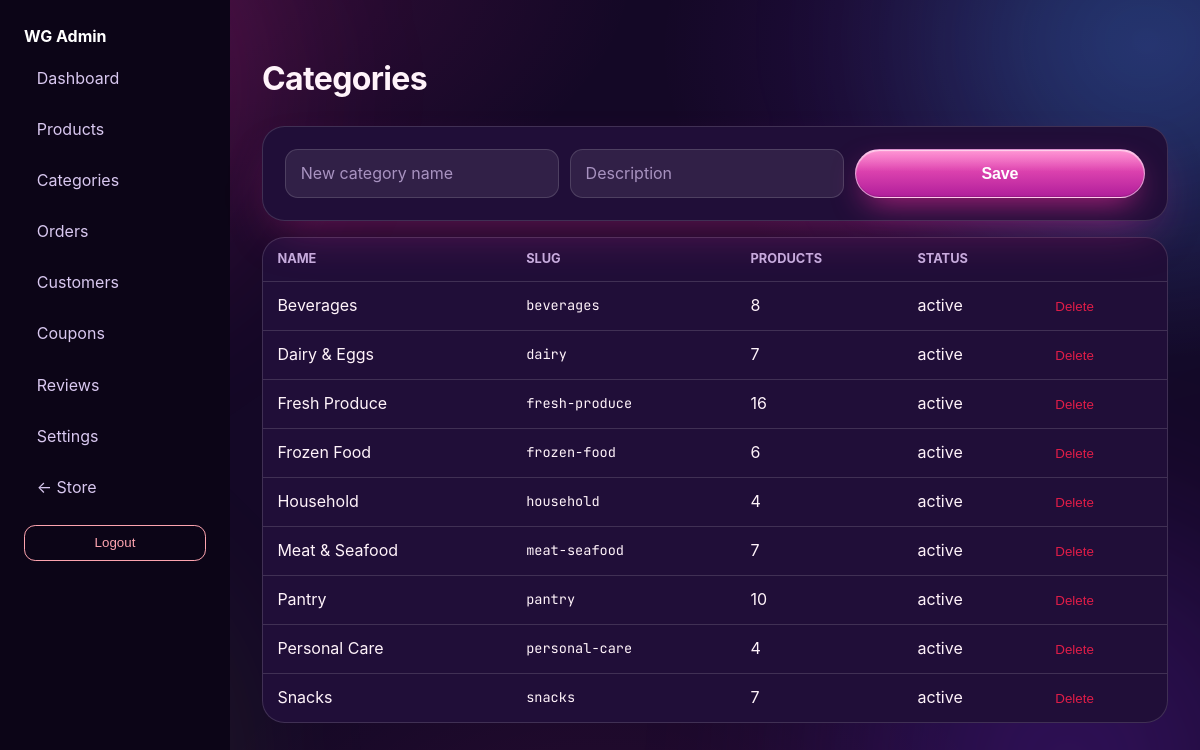
The app's page /admin/categories (signed in) with its own data.
### tables this page shows
CREATE TABLE categories (
  id BIGINT UNSIGNED AUTO_INCREMENT PRIMARY KEY,
  name VARCHAR(120) NOT NULL,
  slug VARCHAR(140) NOT NULL UNIQUE,
  description TEXT NULL,
  image VARCHAR(255) NULL,
  status ENUM('active','inactive') NOT NULL DEFAULT 'active',
  created_at TIMESTAMP DEFAULT CURRENT_TIMESTAMP,
  updated_at TIMESTAMP DEFAULT CURRENT_TIMESTAMP ON UPDATE CURRENT_TIMESTAMP,
  INDEX idx_cat_slug (slug), INDEX idx_cat_status (status)
);

### app/Core/helpers.php (called while the page is built, shortened)
<?php
function e(?string $s): string { return htmlspecialchars((string)$s, ENT_QUOTES, 'UTF-8'); }
function view_admin(string $name, array $data = []): void {
  extract($data, EXTR_SKIP);
  $base = dirname(__DIR__) . '/Views/';
  require $base . 'layout/admin_header.php';
  require $base . $name . '.php';
  require $base . 'layout/admin_footer.php';
}

### app/Controllers/AdminController.php (called while the page is built, shortened)
<?php
final class AdminController {
  public static function categories(): void {
    $items = Database::pdo()->query('SELECT c.*, (SELECT COUNT(*) FROM products p WHERE p.category_id=c.id) n FROM categories c ORDER BY name')->fetchAll();
    view_admin('admin/categories', ['title' => 'Categories', 'items' => $items]);
  }
}

### app/Core/Database.php (called while the page is built, shortened)
<?php
final class Database {
  private static ?PDO $pdo = null;
  public static function pdo(): PDO {
    if (self::$pdo) return self::$pdo;
    $host = $_ENV['DB_HOST'] ?? '127.0.0.1';
    $port = $_ENV['DB_PORT'] ?? '3306';
    $db = $_ENV['DB_NAME'] ?? 'webgroceries';
    $user = $_ENV['DB_USER'] ?? 'root';
    $pass = $_ENV['DB_PASS'] ?? '';
    $dsn = "mysql:host=$host;port=$port;dbname=$db;charset=utf8mb4";
    self::$pdo = new PDO($dsn, $user, $pass, [
      PDO::ATTR_ERRMODE => PDO::ERRMODE_EXCEPTION,
      PDO::ATTR_DEFAULT_FETCH_MODE => PDO::FETCH_ASSOC,
      PDO::ATTR_EMULATE_PREPARES => false,
    ]);
    return self::$pdo;
  }
}

### app/Views/admin/categories.php (the view)
<h1>Categories</h1>
<div class="card"><form method="post" action="/admin/categories/save" class="row"><?= csrf_field() ?><input type="hidden" name="id"><input name="name" placeholder="New category name" required><input name="description" placeholder="Description"><button class="btn">Save</button></form></div>
<div class="tbl"><table><tr><th>Name</th><th>Slug</th><th>Products</th><th>Status</th><th></th></tr>
<?php foreach ($items as $c): ?><tr><td><?= e($c['name']) ?></td><td class="mono"><?= e($c['slug']) ?></td><td><?= (int)$c['n'] ?></td><td><?= e($c['status']) ?></td>
<td><form style="display:inline" method="post" action="/admin/categories/<?= (int)$c['id'] ?>/delete" onsubmit="return confirm('Delete?')"><?= csrf_field() ?><button class="link">Delete</button></form></td></tr><?php endforeach; ?></table></div>

### public/assets/css/app.css (style rules this page uses)
:root { --bg:#F9FAFB;--surface:#fff;--ink:#18181B;--mut:#71717A;--line:rgba(226,232,240,.7);--acc:#0E9F6E;--acc-d:#0b7a55;--rose:#E11D48;--r:1.4rem;--sh:0 20px 40px -15px rgba(0,0,0,.08) }
* { box-sizing:border-box }
button,a { -webkit-tap-highlight-color:transparent }
button { touch-action:manipulation }
body { margin:0;background:var(--bg);color:var(--ink);font-family:-apple-system,BlinkMacSystemFont,'SF Pro Text',Outfit,system-ui,sans-serif;line-height:1.6;-webkit-font-smoothing:antialiased }
h1,h2,h3,.logo { font-family:-apple-system,BlinkMacSystemFont,'SF Pro Display',Outfit,system-ui,sans-serif;letter-spacing:-.02em }
.search button,.btn { appearance:none;color:#fff;border:1px solid rgba(255,255,255,.5);border-radius:999px;padding:.7rem 1.4rem;font-weight:600;font-size:1rem;cursor:pointer;text-decoration:none;display:inline-flex;align-items:center;justify-content:center;gap:.4rem;min-height:44px;letter-spacing:-.01em; background:linear-gradient(180deg,rgba(255,255,255,.32),rgba(255,255,255,0) 46%),linear-gradient(180deg,#1ab87f,#0a7a54); -webkit-backdrop-filter:blur(18px) saturate(1.7);backdrop-filter:blur(18px) saturate(1.7); box-shadow:inset 0 1px 1px rgba(255,255,255,.6),inset 0 -1px 1px rgba(0,0,0,.14),0 12px 28px -12px rgba(10,122,84,.6); transition:transform .18s cubic-bezier(.3,1.4,.5,1),filter .2s,box-shadow .2s }
input,select,textarea { padding:.65rem .9rem;border:1px solid var(--line);border-radius:.8rem;font:inherit;min-height:44px }
.row { display:flex;gap:.7rem;flex-wrap:wrap }
.row>* { flex:1;min-width:140px }
.summary,.card { background:#fff;border:1px solid var(--line);border-radius:var(--r);padding:1.4rem;box-shadow:var(--sh);height:fit-content;position:sticky;top:90px }
.mono { font-family:'JetBrains Mono',monospace;font-size:.85rem }
.link { background:none;border:0;color:var(--rose);cursor:pointer }
body.admin { display:grid;grid-template-columns:230px 1fr;min-height:100dvh }
.tbl { overflow-x:auto;background:#fff;border:1px solid var(--line);border-radius:var(--r);margin-top:1rem }
table { width:100%;border-collapse:collapse;min-width:640px }
th,td { padding:.7rem .9rem;border-top:1px solid var(--line);text-align:left }
th { border:0;color:var(--mut);font-size:.8rem;text-transform:uppercase }
:root { --spring:cubic-bezier(.3,1.3,.5,1);--bounce:cubic-bezier(.34,1.65,.5,1) }
:root { --bg:#140826;--surface:#200E38;--ink:#FFF3FA;--mut:#C6AFDF; --line:rgba(255,255,255,.14); --acc:#FF2EA6;--acc-d:#FF8ACB; --volt:#C8FF3D; --sh:0 22px 48px -16px rgba(255,46,166,.35); }
body { background:radial-gradient(900px 480px at 8% -4%,rgba(255,46,166,.17),transparent 60%),radial-gradient(820px 520px at 96% 6%,rgba(139,47,247,.22),transparent 60%),radial-gradient(700px 520px at 50% 112%,rgba(255,46,166,.09),transparent 60%),var(--bg) }
.pcard,.ccard,.tile,.rev,.card,.summary,.filters,fieldset,.auth,.citem,.orow,.stat,.empty,.float-card { background:var(--surface);border-color:var(--line) }
.tbl { background:var(--surface);border-color:var(--line) }
.search input,input,select,textarea { background:rgba(255,255,255,.08);border-color:var(--line);color:var(--ink) }
::placeholder { color:var(--mut);opacity:.8 }
body::before { content:'';position:fixed;inset:-15%;z-index:-1;pointer-events:none;filter:blur(70px);opacity:.55; background:radial-gradient(420px 420px at 15% 20%,rgba(255,46,166,.5),transparent 70%),radial-gradient(460px 460px at 85% 15%,rgba(0,229,255,.42),transparent 70%),radial-gradient(500px 500px at 80% 85%,rgba(139,47,247,.52),transparent 70%),radial-gradient(420px 420px at 12% 85%,rgba(200,255,61,.3),transparent 70%); animation:blobDrift 16s ease-in-out infinite }
.search button,.btn { background:linear-gradient(120deg,#FF2EA6,#8B2FF7,#00C2FF,#FF2EA6);background-size:280% 280%;animation:hueSlide 6s ease infinite; box-shadow:inset 0 1px 1px rgba(255,255,255,.65),inset 0 -1px 1px rgba(0,0,0,.14),0 0 24px rgba(255,46,166,.65),0 12px 34px -10px rgba(139,47,247,.75) }
.search button,.btn { background:linear-gradient(180deg,rgba(255,255,255,.35),rgba(255,255,255,0) 46%),linear-gradient(180deg,#FF5FBE,#B01E9B); box-shadow:inset 0 1px 1px rgba(255,255,255,.6),inset 0 -1px 1px rgba(0,0,0,.14),0 12px 32px -10px rgba(255,46,166,.75) }

### records on screen
categories: name "Beverages", slug "beverages", n "8", status "active"
categories: name "Dairy & Eggs", slug "dairy", n "7", status "active"
categories: name "Fresh Produce", slug "fresh-produce", n "16", status "active"
categories: name "Frozen Food", slug "frozen-food", n "6", status "active"
categories: name "Household", slug "household", n "4", status "active"
categories: name "Meat & Seafood", slug "meat-seafood", n "7", status "active"
categories: name "Pantry", slug "pantry", n "10", status "active"
categories: name "Personal Care", slug "personal-care", n "4", status "active"
categories: name "Snacks", slug "snacks", n "7", status "active"
